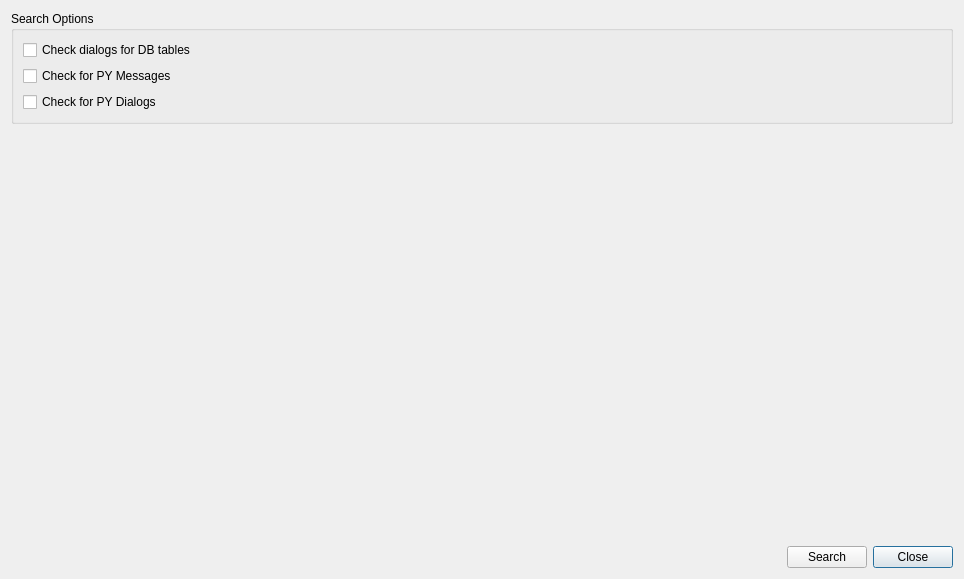
<?xml version="1.0" encoding="UTF-8"?>
<ui version="4.0">
 <class>dlg_admin_translation</class>
 <widget class="QDialog" name="dlg_admin_translation">
  <property name="geometry">
   <rect>
    <x>0</x>
    <y>0</y>
    <width>964</width>
    <height>579</height>
   </rect>
  </property>
  <property name="minimumSize">
   <size>
    <width>600</width>
    <height>0</height>
   </size>
  </property>
  <property name="baseSize">
   <size>
    <width>0</width>
    <height>0</height>
   </size>
  </property>
  <property name="windowTitle">
   <string>Dialog</string>
  </property>
  <layout class="QVBoxLayout" name="verticalLayout_2">
   <item>
    <widget class="QGroupBox" name="grp_search_options">
     <property name="title">
      <string>Search Options</string>
     </property>
     <layout class="QVBoxLayout" name="verticalLayout">
      <item>
       <widget class="QCheckBox" name="chk_db_dialogs">
        <property name="text">
         <string>Check dialogs for DB tables</string>
        </property>
       </widget>
      </item>
      <item>
       <widget class="QCheckBox" name="chk_py_messages">
        <property name="text">
         <string>Check for PY Messages</string>
        </property>
       </widget>
      </item>
      <item>
       <widget class="QCheckBox" name="chk_py_dialogs">
        <property name="text">
         <string>Check for PY Dialogs</string>
        </property>
       </widget>
      </item>
     </layout>
    </widget>
   </item>
   <item>
    <widget class="QLabel" name="lbl_info">
     <property name="text">
      <string/>
     </property>
    </widget>
   </item>
   <item>
    <spacer name="verticalSpacer">
     <property name="orientation">
      <enum>Qt::Vertical</enum>
     </property>
     <property name="sizeHint" stdset="0">
      <size>
       <width>20</width>
       <height>20</height>
      </size>
     </property>
    </spacer>
   </item>
   <item>
    <layout class="QGridLayout" name="lyt_buttons">
     <item row="0" column="2">
      <widget class="QPushButton" name="btn_close">
       <property name="text">
        <string>Close</string>
       </property>
      </widget>
     </item>
     <item row="0" column="0">
      <spacer name="horizontalSpacer">
       <property name="orientation">
        <enum>Qt::Horizontal</enum>
       </property>
       <property name="sizeHint" stdset="0">
        <size>
         <width>513</width>
         <height>20</height>
        </size>
       </property>
      </spacer>
     </item>
     <item row="0" column="1">
      <widget class="QPushButton" name="btn_search">
       <property name="text">
        <string>Search</string>
       </property>
      </widget>
     </item>
    </layout>
   </item>
  </layout>
 </widget>
 <resources/>
 <connections/>
</ui>
